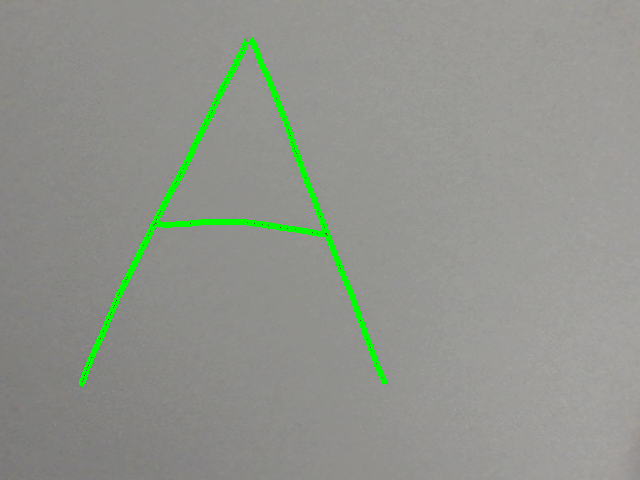
#> input picture vector/A.png, 640 x 480 px
$ python -i image_drawer.py   (imports and definitions only)
#> lines starting #> are read from the running program, lines starting #| are printed output that depends on the picture; after the words box and inside, x2 and y2 are one past the last pixel; in counts of white or black regions, pixels touching at a corner belong together
#> further down, picture is the input picture: shape (480, 640, 3); mean B, G, R 140.6, 148.5, 144.6
import cv2
import cv2.ximgproc as xipg

from cobot.rodri import draw
from vector.reduced_coords import reduced_coords, approximate_coords


class ImageDrawer:
    @staticmethod
    def draw_image(image):
        print("DRAWING IMAGE")
        rotated_image = cv2.rotate(image, cv2.ROTATE_90_CLOCKWISE)
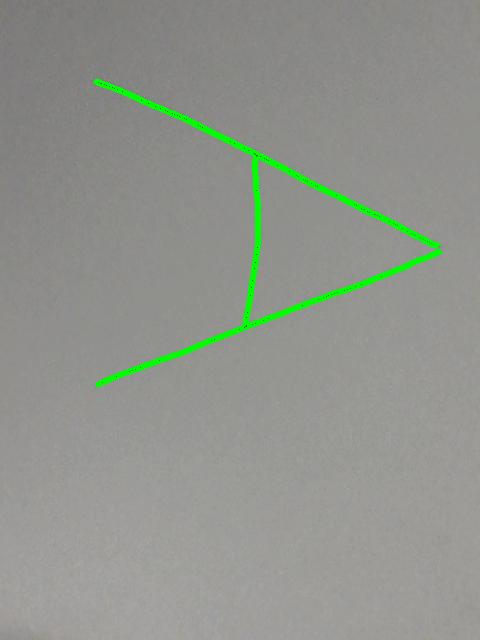
#> rotated_image: shape (640, 480, 3); mean B, G, R 140.6, 148.5, 144.6
        flipped_image = cv2.flip(rotated_image, 1)
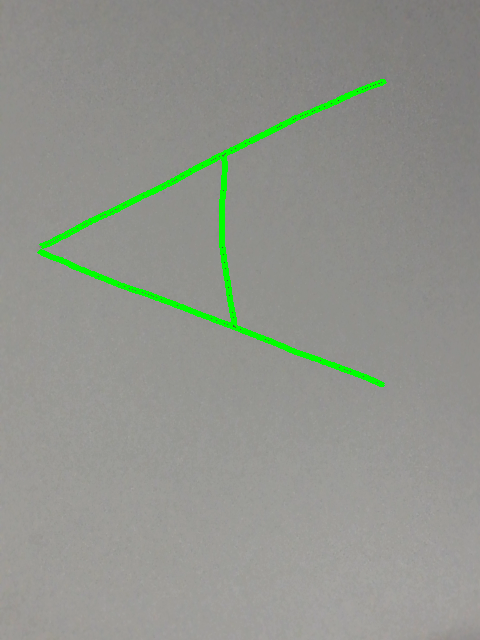
#> flipped_image: shape (640, 480, 3); mean B, G, R 140.6, 148.5, 144.6

        # Convert the image to grayscale
        gray = cv2.cvtColor(flipped_image, cv2.COLOR_BGR2GRAY)
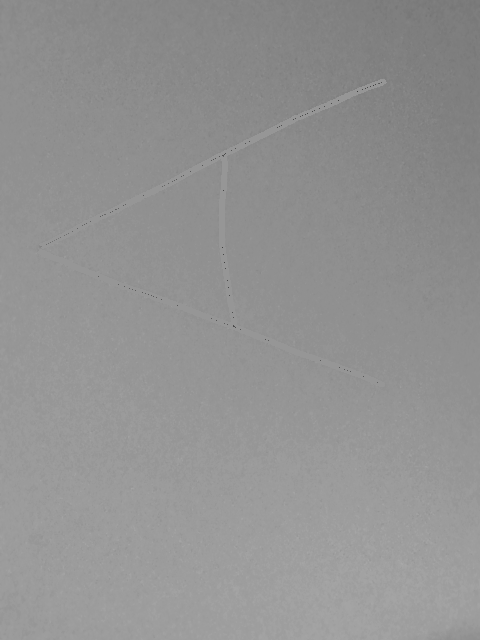
#> gray: shape (640, 480); min 59, max 169, mean 146.3

        # Apply Gaussian blur to reduce noise
        blurred = cv2.GaussianBlur(gray, (5, 5), 0)

        # Apply edge detection (Canny) with different thresholds if necessary
        edges = cv2.Canny(blurred, 100, 200)
#> edges: shape (640, 480); every value is 0

        # Apply thinning to reduce lines to single-pixel width
        thinned_edges = xipg.thinning(edges)

        # Find contours using RETR_TREE to get both internal and external contours with hierarchy
        contours, hierarchy = cv2.findContours(thinned_edges, cv2.RETR_TREE, cv2.CHAIN_APPROX_SIMPLE)
#> contours = []

        # Filter contours based on hierarchy to avoid duplicates (outer vs inner)
        filtered_contours = []
        for i, h in enumerate(hierarchy[0]):
            # Use the hierarchy to select only the parent contours (outermost and meaningful shapes)
            if h[3] == -1:  # Parent contour
                filtered_contours.append(contours[i])
#> this loop made 0 passes
#> after the loop, filtered_contours = []

        # Draw filtered contours on the image
        cv2.drawContours(flipped_image, filtered_contours, -1, (0, 255, 0), 2)

        # Define the frame limits (in centimeters)
        frame_top_left = (78, 43)  # x=78, y=43
        frame_bottom_right = (23, -35)  # x=23, y=-35

        # Extract frame width and height in real-world units (centimeters)
        frame_width_cm = frame_top_left[0] - frame_bottom_right[0]  # x difference
        frame_height_cm = frame_top_left[1] - frame_bottom_right[1]  # y difference

        # Get image dimensions (in pixels)
        image_height, image_width = flipped_image.shape[:2]

        # Initialize lists to hold all contours' reduced coordinates
        all_x_coords = []
        all_y_coords = []
        n = 0

        # Iterate over each filtered contour
        for contour in filtered_contours:
            x_coords = []
            y_coords = []

            for point in contour:
                x_pixel, y_pixel = point[0]

                # Scale pixel coordinates to real-world coordinates in centimeters
                x_cm = frame_top_left[0] - (x_pixel / image_width) * frame_width_cm
                y_cm = frame_top_left[1] - (y_pixel / image_height) * frame_height_cm

                # Convert centimeters to meters
                x_m = x_cm / 100.0
                y_m = y_cm / 100.0

                # Append the real-world coordinates to the lists
                x_coords.append(x_m)
                y_coords.append(y_m)

            # Apply reduced_coords to the current contour
            reduced_x, reduced_y, n_points = reduced_coords(x_coords, y_coords, 0.1)
            avg_coords_x, avg_coords_y, _ = approximate_coords(reduced_x, reduced_y, 2, 0.05)
            reduced_x.append(reduced_x[0])
            reduced_y.append(reduced_y[0])

            # show_points(x_coords, y_coords)
            # show_points(reduced_x, reduced_y)
            # show_points(avg_coords_x, avg_coords_y)
            draw(reduced_x, reduced_y)

            n += n_points

>>> import cv2
>>> picture = cv2.imread('A.png')
#> (the run stopped early here; a loop or call above may not have finished)

$ run again, on vector/A_marcador.png
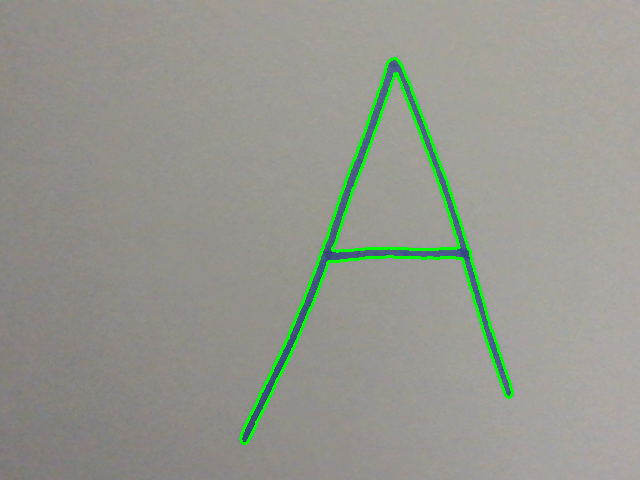
#> input picture vector/A_marcador.png, 640 x 480 px
#> picture is the input picture: shape (480, 640, 3); mean B, G, R 143.1, 151.4, 149.6
#> in draw_image, `edges = cv2.Canny(blurred, 100, 200)`:
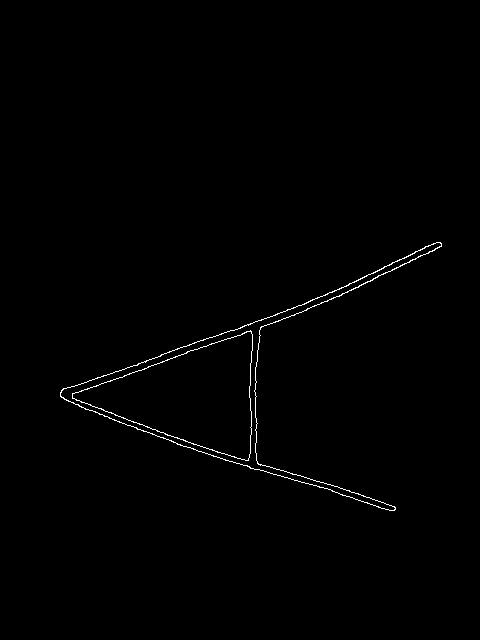
#> edges: shape (640, 480); 0.61% white in thin lines or dots, all inside (x1, y1, x2, y2) = (60, 242, 442, 511)
#> contours = 4 contours; box (x1, y1, x2, y2) and area: (60, 242, 442, 511) 17612, (60, 242, 442, 511) 17442, (72, 331, 253, 461) 12376, (72, 331, 253, 461) 12336
#> the loop in draw_image, `for i, h in enumerate(hierarchy[0]):` made 4 passes
#> h on passes 1 to 4: [-1, -1, 1, -1], [-1, -1, 2, 0], [-1, -1, 3, 1], [-1, -1, -1, 2]
#> after the loop in draw_image, `for i, h in enumerate(hierarchy[0]):`: filtered_contours = 1 contour; box (x1, y1, x2, y2) and area: (60, 242, 442, 511) 17612
#> in draw_image, `cv2.drawContours(flipped_image, filtered_contours, -1, (0, 255, 0), 2)`:
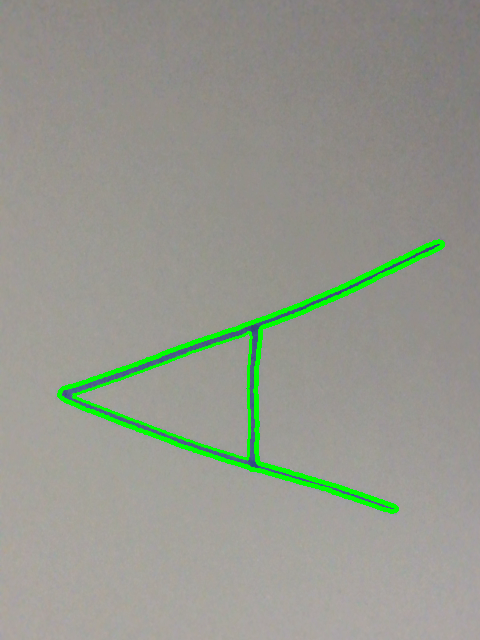
#> flipped_image: shape (640, 480, 3); mean B, G, R 142.2, 152.6, 149
#> the loop in draw_image, `for contour in filtered_contours:` made 1 pass
#> n_points on pass 1: 41
#> (printed output is left out)
#> after the loop in draw_image, `for contour in filtered_contours:`: n = 0
